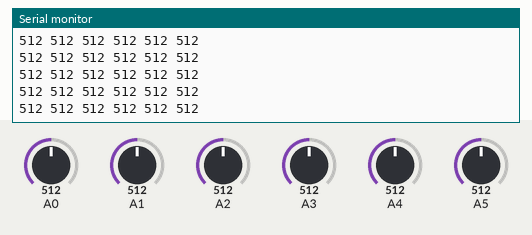
This sketch was run on a simulated Arduino Uno, built with avr-gcc and run on an emulated ATmega328P. On the bench: the last lines printed to the serial monitor. The test bench sets the inputs (shaded band); at power-on: A0 = 512, A1 = 512, A2 = 512, A3 = 512, A4 = 512, A5 = 512.

Above: at 1.2 s.
1.3 s: A0 set to 109
At 2.0 s:
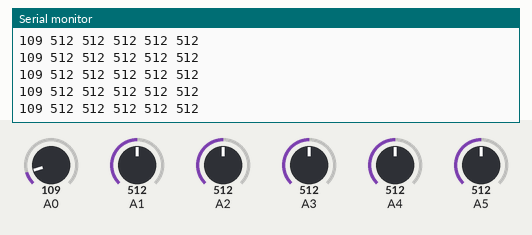
4.3 s: A0 set to 88
At 4.8 s:
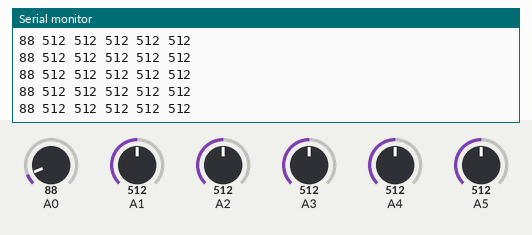
Timing chart, 0 to 7.3 s (numbered marks = the images above; inputs shaded):
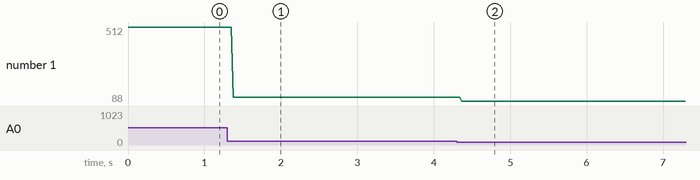

The sketch:

Polyphony.ino
```cpp
void setup() {
  // start the serial buffer
  Serial.begin(9600);

}

void loop() {

  // set up pot
  int pot0, pot1, pot2, pot3, pot4, pot5;

  pot0 = analogRead(A0);
  pot1 = analogRead(A1);
  pot2 = analogRead(A2);
  pot3 = analogRead(A3);
  pot4 = analogRead(A4);
  pot5 = analogRead(A5);

  // write the pot values to the buffer
  Serial.print(pot0);
  Serial.print(" ");
  Serial.print(pot1);
  Serial.print(" ");
  Serial.print(pot2);
  Serial.print(" ");
  Serial.print(pot3);
  Serial.print(" ");
  Serial.print(pot4);
  Serial.print(" ");

  Serial.println(pot5);
}
```

Measured:
- after the input at 1.3 s, the serial monitor: prints a new line after 0.08 s (image 1)
- after the input at 4.3 s, the serial monitor: prints a new line after 0.07 s (image 2)
- plotted number 1: 512 → 109 after the input at 1.3 s, 109 → 88 after the input at 4.3 s
